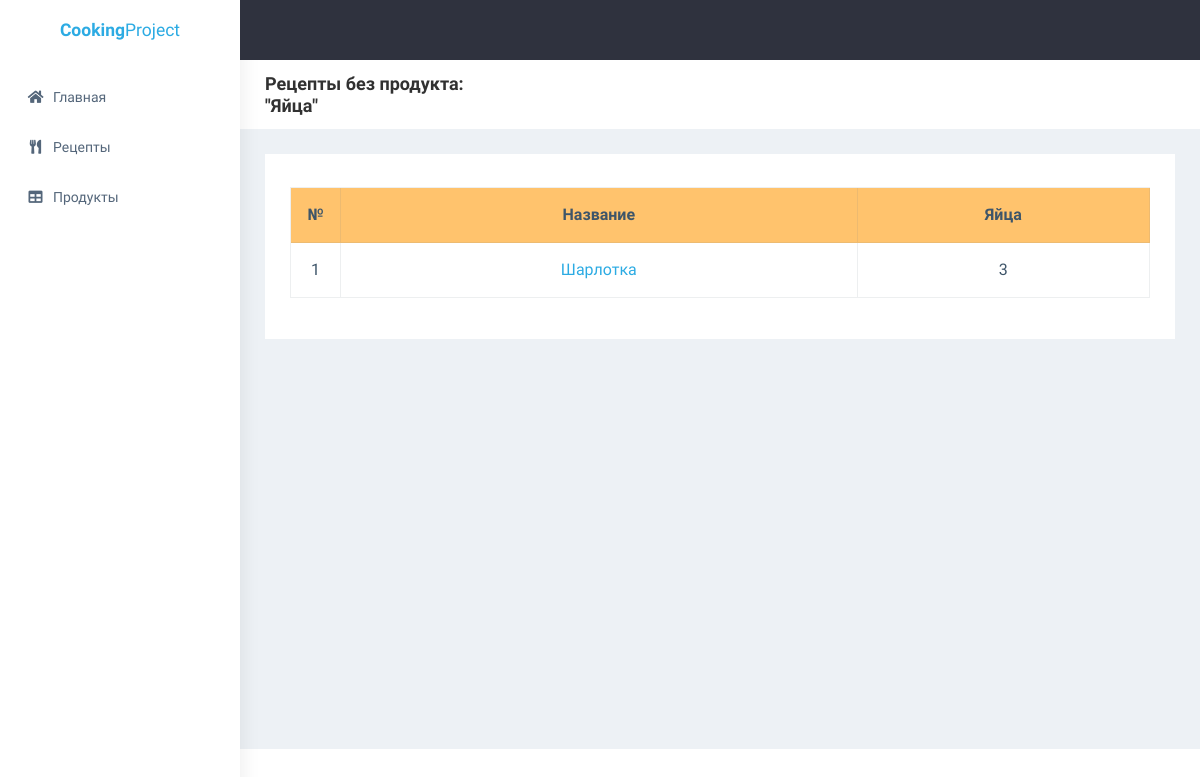
Screenshot of /product/3/recipes_without_product with the database file from the repository.
### app/models/product.py (models this page shows, shortened)
class Product(BaseModel):
    name = models.CharField(max_length=512)
    usage_quantity = models.PositiveIntegerField(default=0)
    class Meta:
        verbose_name = 'Продукт'
        verbose_name_plural = 'Продукты'

### app/models/recipe.py (models this page shows, shortened)
class Recipe(BaseModel):
    name = models.CharField(max_length=512)
    class Meta:
        verbose_name = 'Рецепт'
        verbose_name_plural = 'Рецепты'
    def get_absolute_url(self):
        return reverse('app:recipe_detail', args=[str(self.id)])

class RecipeIngredient(BaseModel):
    recipe = models.ForeignKey(Recipe, on_delete=models.CASCADE, related_name='ingredients', verbose_name='Рецепт')
    product = models.ForeignKey(
        Product, on_delete=models.SET_NULL, null=True, blank=True, related_name='ingredients', verbose_name='Продукт'
    )
    weight = models.PositiveIntegerField(default=0)
    class Meta:
        verbose_name = 'Ингредиент рецепта'
        verbose_name_plural = 'Ингредиенты рецептов'

### app/views/product.py (the view)
def show_recipes_without_product(request, product_id):
    product = get_object_or_404(Product, id=product_id)
    recipes = Recipe.objects.filter(
        ~Q(ingredients__product=product) | (Q(ingredients__product=product) & Q(ingredients__weight__lt=10))
    ).annotate(
        product_weight=Sum('ingredients__weight', default=0)
    )
    return render(request, 'app/product/recipes_without.html', {
        'product': product,
        'recipes': recipes
    })

### app/templatetags/recipe.py (called while the page is built)
@register.filter(name='get_product_weight_in_recipe')
def get_product_weight_in_recipe(recipe, product):
    try:
        weight = recipe.ingredients.get(product=product).weight
    except RecipeIngredient.DoesNotExist:
        weight = 0
    return weight

### app/templates/app/product/recipes_without.html (shortened to what this page needs)
{% extends 'base.html' %}
{% load recipe %}
{% block header_title %}
    Рецепты без продукта: "{{ product.name }}"
{% endblock %}
{% block content %}
    <table class="table text-center table-bordered table-sm align-middle">
        <thead class="bg-warning">
        <tr>
            <th style="width: 50px">№</th>
            <th>Название</th>
            <th>{{ product.name }}</th>
        </tr>
        </thead>
        <tbody>
        {% for recipe in recipes %}
            <tr>
                <td>{{ forloop.counter }}</td>
                <td>
                    <a href="{{ recipe.get_absolute_url }}">
                        {{ recipe.name }}
                    </a>
                </td>
                <td>{{ recipe|get_product_weight_in_recipe:product|default:'-' }}</td>
            </tr>
        {% endfor %}
        </tbody>
    </table>
{% endblock %}

### rows the page displays
Product: name "Яйца"
Recipe: name "Шарлотка", id.weight "3"
